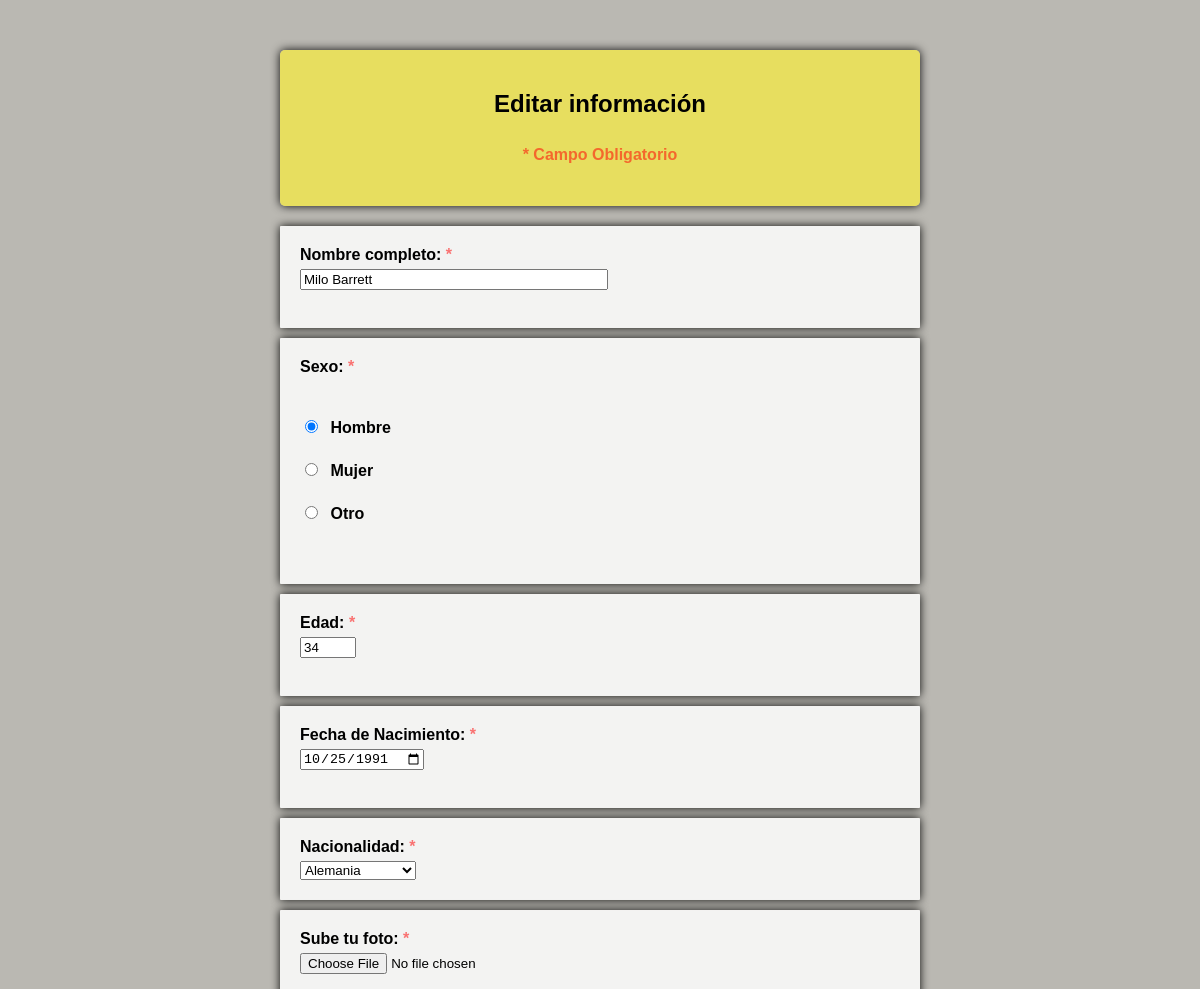
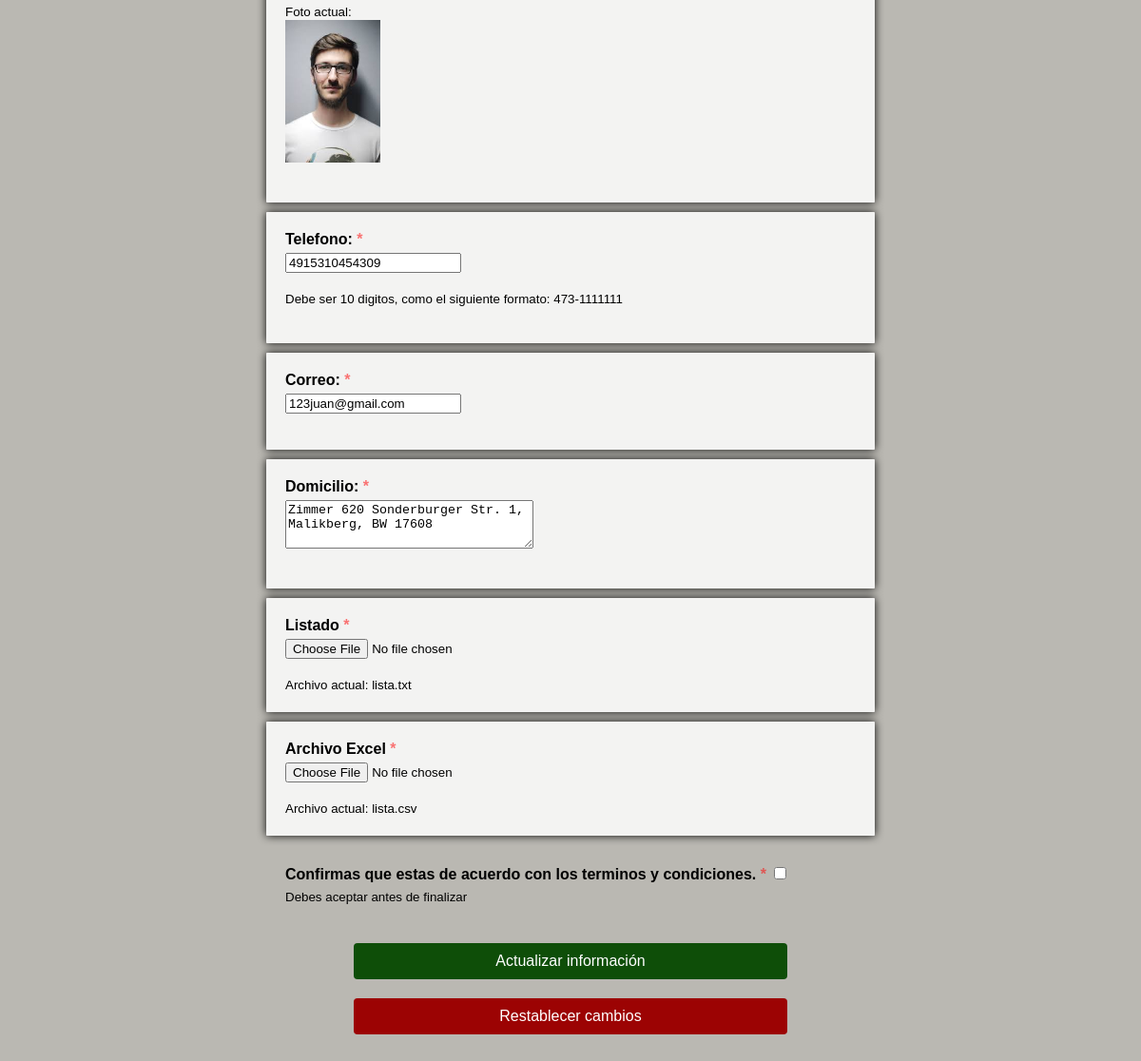
The page /editar_formulario.php?id=3 on the database its author committed (2 pictures, top to bottom).
### tables this page shows
CREATE TABLE `student` (
  `id_students` int(11) NOT NULL AUTO_INCREMENT,
  `nombre` varchar(50) NOT NULL,
  `id_sexo` int(11) DEFAULT NULL,
  `especifique` varchar(255) DEFAULT '',
  `edad` int(3) NOT NULL,
  `nacimiento` date NOT NULL,
  `id_paises` int(11) DEFAULT NULL,
  `telefono` varchar(13) NOT NULL,
  `correo` varchar(50) NOT NULL,
  `domicilio` varchar(255) NOT NULL,
  `foto` varchar(255) NOT NULL,
  `lista` varchar(255) NOT NULL,
  `excel` varchar(255) NOT NULL,
  PRIMARY KEY (`id_students`),
  KEY `id_paises` (`id_paises`),
  KEY `id_sexo` (`id_sexo`),
  CONSTRAINT `student_ibfk_1` FOREIGN KEY (`id_paises`) REFERENCES `paises` (`id_paises`) ON DELETE CASCADE ON UPDATE CASCADE,
  CONSTRAINT `student_ibfk_2` FOREIGN KEY (`id_sexo`) REFERENCES `sexo` (`id_sexo`) ON DELETE CASCADE ON UPDATE CASCADE
);

### editar_formulario.php (the view, shortened to what this page needs)
<?php
require_once 'conn.php';
$conn = new mysqli($servername, $username, $password, $dbname, $port);
$conn->set_charset("utf8mb4");
$student_id = isset($_GET['id']) ? intval($_GET['id']) : 0;
$sql = "SELECT * FROM student WHERE id_students = $student_id";
$result = $conn->query($sql);
$student = $result->fetch_assoc();
$sexo_map = [
    1 => 'Hombre',
    2 => 'Mujer',
    3 => 'Otro'
];
$paises_map = [
    1 => 'Alemania',
    2 => 'Brazil',
    3 => 'Canada',
    4 => 'China',
    5 => 'Estados Unidos',
    6 => 'India',
    7 => 'Indonesia',
    8 => 'Japon',
    9 => 'Mexico',
    10 => 'Rusia'
];
$sexo_valor = $sexo_map[$student['id_sexo']] ?? 'Hombre';
$pais_valor = $paises_map[$student['id_paises']] ?? 'Mexico';
$especifique_valor = $student['especifique'] ?? "";
?>
<!DOCTYPE html>
<html lang="es">
<head>
    <link rel="stylesheet" href="style.css" media="screen" />
</head>
<body>
    <form action="actualizar_formulario.php" method="post" enctype="multipart/form-data" autocomplete="off"
        class="needs-validation" novalidate>
        <div class="form-container">
            <h2>Editar información</h2>
            <h2><span class="error">* Campo Obligatorio</span></h2>
        </div>
        <div class="form-box">
            <label for="nombre">
                Nombre completo: <span class="error">*</span><br /></label>
            <input type="text" class="form-control" id="nombre" name="nombre"
                value="<?php echo htmlspecialchars($student['nombre']); ?>" required /><br /><br />
        </div>
        <div class="form-box">
            <label for="sexo"> Sexo: <span class="error">*</span><br /></label>
            <br /><br />
            <label class="radio-label">
                <input type="radio" id="S1" name="sexo" value="Hombre" <?php echo ($sexo_valor == 'Hombre') ? 'checked' : ''; ?> required />
                <span class="radio-text">Hombre</span> </label><br />
            <label class="radio-label">
                <input type="radio" id="S2" name="sexo" value="Mujer" <?php echo ($sexo_valor == 'Mujer') ? 'checked' : ''; ?> />
                <span class="radio-text">Mujer</span> </label><br />
            <label class="radio-label">
                <input type="radio" id="S3" name="sexo" value="Otro" <?php echo ($sexo_valor == 'Otro') ? 'checked' : ''; ?> />
                <span class="radio-text">Otro</span> </label><br />
                name="especifique" value="<?php echo htmlspecialchars($especifique_valor); ?>" <?php echo ($sexo_valor == 'Otro') ? 'required' : ''; ?> /><br />
        </div>
        <div class="form-box">
            <label for="age"> Edad: <span class="error">*</span><br /></label>
            <input type="number" id="age" name="age" min="1" max="99" value="<?php echo $student['edad']; ?>"
                required /><br /><br />
        </div>
        <div class="form-box">
            <label for="bday">
                Fecha de Nacimiento: <span class="error">*</span><br /></label>
            <input type="date" id="bday" name="bday" value="<?php echo $student['nacimiento']; ?>"
                required /><br /><br />
        </div>
        <div class="form-box">
            <label for="country" class="col-sm-3 control-label">Nacionalidad: <span class="error">*</span><br /></label>
            <div class="col-12">
                <select id="country" name="country" class="form-control">
                    <option value="Alemania" <?php echo ($pais_valor == 'Alemania') ? 'selected' : ''; ?>>Alemania
                    </option>
                </select>
            </div>
        </div>
        <div class="form-box">
            <label for="photo">
                Sube tu foto: <span class="error">*</span><br />
            </label>
            <input type="file" id="photo" name="photo" accept="image/*" /><br /><br />
            <small>Foto actual:</small><br />
            <img src="<?php echo $student['foto']; ?>" alt="Foto actual" width="100" height="150" /><br /><br />
        </div>
        <div class="form-box">
            <label for="phone"> Telefono: <span class="error">*</span><br /></label>
            <input type="tel" id="phone" name="phone" placeholder="000-0000000" pattern="[0-9]{3}-[0-9]{7}"
                maxlength="11" value="<?php echo htmlspecialchars($student['telefono']); ?>" required /><br /><br />
            <small>Debe ser 10 digitos, como el siguiente formato: 473-1111111</small><br /><br />
        </div>
        <div class="form-box">
            <label for="correo"> Correo: <span class="error">*</span><br /></label>
            <input type="email" id="correo" name="correo" placeholder="ejemplo@hotmail.com" aria-label="correo"
                aria-describedby="basic-addon1" value="<?php echo htmlspecialchars($student['correo']); ?>"
                required /><br /><br />
        </div>
        <div class="form-box">
            <label for="domicilio">
                Domicilio: <span class="error">*</span><br />
            </label>
            <textarea id="domicilio" name="domicilio" rows="3" cols="30"
                required><?php echo htmlspecialchars($student['domicilio']); ?></textarea><br /><br />
        </div>
        <div class="form-box">
            <label for="list"> Listado <span class="error">*</span><br /> </label>
            <input type="file" id="list" name="list" accept=".txt" /><br /><br />
            <small>Archivo actual: <?php echo basename($student['lista']); ?></small>
        </div>
        <div class="form-box">
            <label for="excel">
                Archivo Excel <span class="error">*</span><br />
            </label>
            <input type="file" id="excel" name="excel" accept=".xlsx, .csv" /><br /><br />
            <small>Archivo actual: <?php echo basename($student['excel']); ?></small>
        </div>
        <div class="col-12">
            <div class="form-check">
                <label class="form-check-label" for="invalidCheck">
                    Confirmas que estas de acuerdo con los terminos y condiciones.
                    <span class="error">*</span>
                    <input class="form-check-input" type="checkbox" value="" id="invalidCheck" required />
                </label>
                <small>Debes aceptar antes de finalizar </small>
            </div>
        </div>
        <input type="submit" value="Actualizar información" />
        <input type="reset" value="Restablecer cambios" />
    </form>
    <br /><br />
</body>
</html>

### style.css (style rules this page uses)
#nombre { width: 300px; }
body { font-family: Arial, sans-serif; margin: 10px; padding: 20px; background-color: #99968dab; }
.form-container { max-width: 600px; margin: 20px auto; padding: 20px; background-color: rgba(233, 224, 93, 0.973); border-radius: 5px; box-shadow: 0 0 10px rgba(0, 0, 0, 0.959); text-align: center; }
.form-box { max-width: 600px; margin: 10px auto; padding: 20px; background-color: rgba(255, 255, 255, 0.829); border-radius: 1px; box-shadow: 0 0 10px rgba(0, 0, 0, 0.973); text-align: justify; }
h2 { text-align: center; color: #000000; }
.form-check { max-width: 600px; margin: 10px auto; padding: 20px; background-color: rgba(255, 255, 255, 0); border-radius: 1px; box-shadow: 0 0 10px rgba(0, 0, 0, 0); text-align: justify; }
label { display: block; margin-bottom: 5px; font-weight: bold; }
.radio-label input[type="radio"] { margin-right: 8px; }
.radio-text { cursor: pointer; }
input[type="submit"] { display: block; margin: 20px auto; width: 40%; padding: 10px; background-color: #0e4e08; color: rgb(255, 255, 255); border: none; border-radius: 4px; box-shadow: 0 0 10px #51b815(0, 0, 0, 1); cursor: pointer; font-size: 16px; text-align: center; }
input[type="reset"] { display: block; margin: 20px auto; width: 40%; padding: 10px; background-color: #9c0303; color: rgb(255, 255, 255); border: none; border-radius: 4px; box-shadow: 0 0 10px #c45b5b(0, 0, 0, 1); cursor: pointer; font-size: 16px; text-align: center; }
.error { color: rgba(255, 0, 0, 0.534); margin-bottom: 15px; font-size: medium; }

### rows shown on the page
student: nombre "Milo Barrett", id_sexo "☑ Hombre", id_sexo "☐ Mujer", id_sexo "☐ Otro", age "34", bday "10/25/1991", country "Alemania", foto (picture), phone "4915310454309", correo "123juan@gmail.com", domicilio "Zimmer 620 Sonderburger Str. 1, Malikberg, BW 17608", lista "lista.txt", excel "lista.csv"
